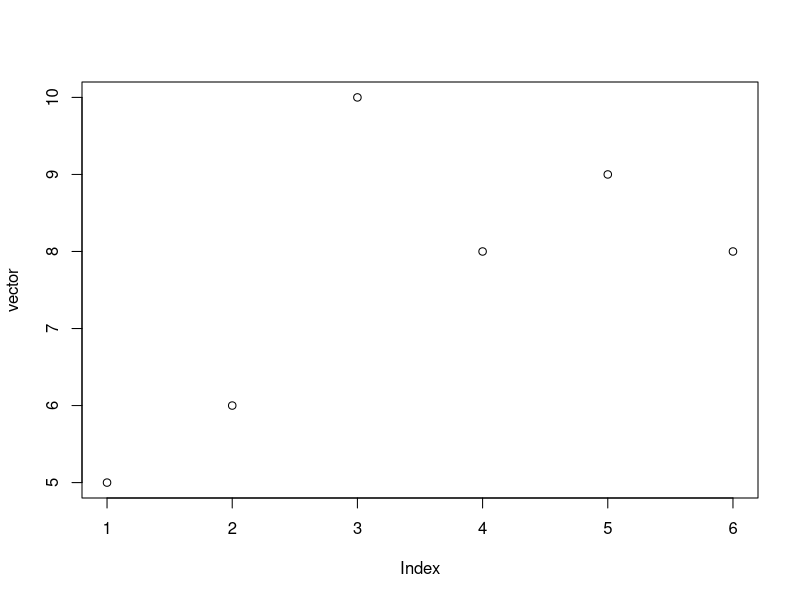
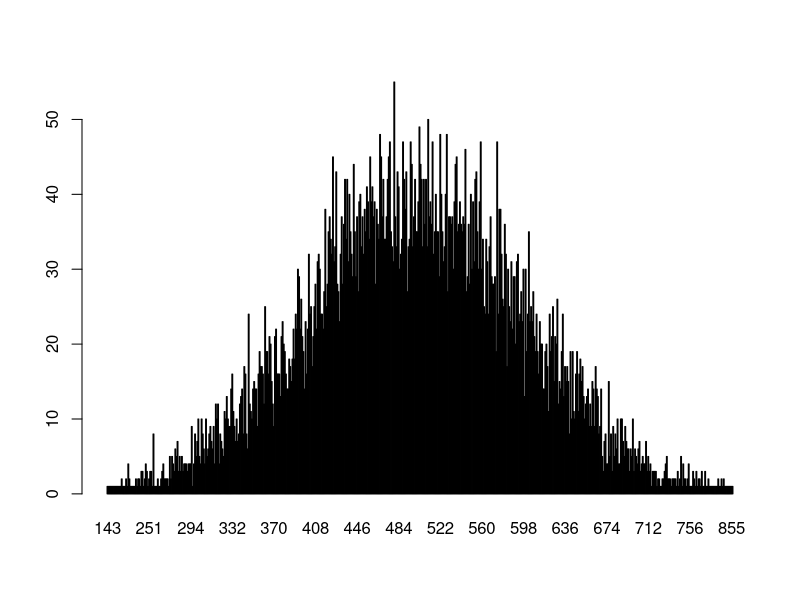

Source code (R) for these figures, in order:
# Segundo Ejercicio

#SE PERMITE INVESITGAR POR FUERA DE LOS MATERIALES DE SER NECESARIO
#AL FINALIZAR LA CLASE ENVIEN UNA COPIA POR GRUPO A emilio.leon@bue.edu.ar
#PRIMERA PUNTUACION AL FINALIZAR LA CLASE 5 PUNTOS POR EJERCICIO COMPLETO
#PUNTUACION ADICIONAL POR EJERCICIOS PRESENTADOS HASTA EL MARTES SIGUIENTE 3 PUNTOS POR EJERCICIO
# El proximo jueves comienzan las preguntas, -7 puntos por faltante

#TODOS LOS GRUPOS YA TIENEN 50 PUNTOS, por la prueba piloto

#Notas
#Las variables pueden definirse por tipo, usando as.<type>, donde type es variable, por ejemplo:
var1 <- as.integer(5) #asignando como entero
print(var1) #imprimo el entero
var2 <-as.Date(3021) #asignando como fecha
print(var2) #imprimo la fecha
#puedo ver los objetos en memoria en cualquier momento
print(ls.str())
#otros ejemplos

var3 <- as.numeric(5)
var4 <- as.integer(5)
var5 <- as.complex(5i) #no se asusten, no vamos a entrar con numeros imaginarios, solo para que sepan que se puede.

#Se puede requerir el ingreso de datos en variables usando readline, por ejemplo
nombre <- readline(prompt="Ingrese su nombre: ")
edad <- readline(prompt="Ingrese su edad: ")
print(paste("Mi nombre es",nombre, "y tengo",edad ,"años."))

#Vectores - Los vimos en la guia anterior, la estructura es simple: <- vector <- c(5,6,7,8,9)
vector <- c(5,6,10,8,9,8)
#Podemos hacer un ploteo simple de cualquier vector
plot(vector)

#Funciones estadísticas

print(mean(vector)) #promedio
max (vector) #maximo
min (vector) #minimo
median (vector) #valor medio, de la secuencia ordenada
mode (vector) #valor mas comun

#Hay funciones para percentiles y quantiles los veremos mas adelante

#Funciones matemáticas simples
sum(vector)
prod(vector)
#restos, sirven para divisibilidad
10%%2
13%%2
15%%5

#existen tambien, funciones trigonométricas, logaritmicas, etc.

#rangos
print(1:10)

#Muestreos al azar
sample(0:100, 10, replace=TRUE)
#vista de lista
lista <- c(1:10)
print (head(lista))
print (head(lista,3)) #o para limitar, alternativamente para ver los ultimos, usar tail.

#dataframes/datasets
dataset <- data.frame(mes = character(),
                      temperatura = numeric(),
                      precipitaciones = numeric(),
                      humedad = numeric())

#Ordenado
sort(lista,decreasing=FALSE)

# Datasets integrados a R

morley #datos de velocidad de la luz en distintos medios
nhtemp #promedio de temperaturas por año en New Haven (vector)
mtcars #Pruebas de distintos vehiculos
nottem #temperaturas promedio en nottingham (matriz)
iris #medidas de distintas flores

?mtcars #para ver información de este dataset
#mas datasets integrados con:
#datasets::
datasets::airmiles



#Para asignar datos a un dataset:
Data_autos <- mtcars

#Si quisiera encontrar el max y minimo de hp de los vehiculos en el dataset:

max(Data_autos$hp)
min(Data_autos$hp)


#Ejercicios

#1 - Escriba un programa de R para tomar la entrada del usuario (nombre y edad) y mostrar los valores.

#2 - Escriba un programa de R para obtener los detalles de los objetos en memoria. Hacerlo con un vector, variables y finalmente con un set de datos integrados.

#3 - Escribe un programa R para crear una secuencia de números del 10 al 50 y encuentra la media de los números del 20 al 60 y la suma de los números del 51 al 91.

#4 - Escribe un programa de R para crear un vector que contenga 10 valores enteros aleatorios entre -10 y +10.

#5 - Escribe un programa para imprimir únicamente los diez primeros vehículos del dataset de mtcars. Adicionalmente, que liste aparte las 5 primeras cilindradas, y que me diga la cilindrada más común.

#6 - Cual es el promedio de cilindrada de los vehículos en mtcars?

#7 -Escribe un programa para guardar todos los hp de los vehículos de mtcars en un vector, calcular modo, media y mediana, e imprimir la información. Luego, ordenar los datos y mostrar los 10 superiores

#8 (INVESTIGAR) Escribe un programa que contenga 3 vectores con 5 numeros al azar, luego, unir los tres vectores en una matriz, finalmente que muestre el contenido de la matriz, en cada ejecución la matriz debe cambiar (hint: cbind)

#9 - Usando el dataset notten, escribir un programa que me indique la temperatura mas baja de todo el set, la maxima, y despues la minima y maxima por mes, y finalmente el minimo, maximo y promedio por año.

#10 - Crear un dataset que contenga el nombre, apellido, edad, año de nacimiento, mes de nacimiento y día de nacimiento de cada miembro de su grupo. Puede hacerse directamente o con cbind. Una vez hecho, que muestre el contenido, que indique la edad maxima, la minima y el promedio de edad del grupo.

#11 - (INVESTIGAR) Usando el dataset creado en el ejercicio 10, imprimir el resumen de la información. Probar de hacer lo mismo con iris.

#12 Del set IRIS, ordenar indicar el promedio de longitud de pétalos, solamente de la especie setosa. Luego indicar el máximo de longitud de pétalo, solo de la especie virginica. (Se puede resolver solo con lo aclarado en esta guía pero hay formas mas elegantes de hacerlo)

#13 Usando el dataset de nhtemp, cual es el promedio total de temperaturas? cual es el promedio total de temperaturas entre 1912 y 1922, y cual es el promedio de temperaturas entre 1961 y 1971. En todos los casos, cual es el mínimo y el máximo.

#13 Usando el dataset mtcars, indicar cuantos vehículos tienen caja de cambios en números impares

#14 Calcular la relación entre los cilindros y el hp de los vehículos en mtcars y mostrarlo. Luego calcular, modo, mediana y promedio

#15 - Usando cualquier dataset en datasets::, hacer un estudio aplicando todo lo visto hasta ahora, este ejercicio es libre, pero se pide al menos un resumen, mediana, modo, promedio, alguna relacion, top de informacion, etc. Esta informacion tiene que tener sentido y ser consistente dentro de los datos analizados.


#BONUS
#Distribución normal al azar
n = floor(rnorm(10000, 500, 100))
t = table(n)
barplot(t)
#Les debería servir en estadística ;)
